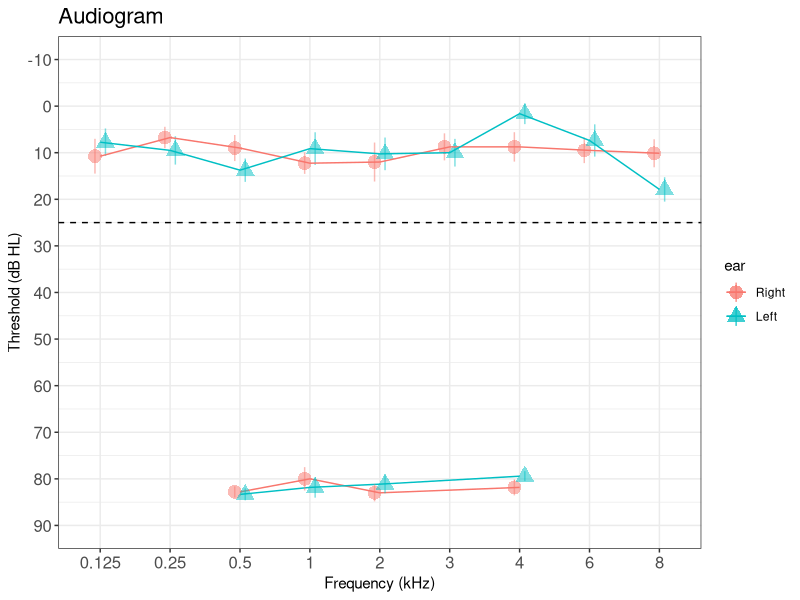

Source code (R): (Note: this script raises an error after producing the figure.)
# setup ====
library(readr)
library(tidyverse)
library(ggplot2)
library(ggpubr)

# Read data ====
aud.dat <- read.csv("aud_data_UCL.csv")

#separate UCL data
UCL.dat <- aud.dat[c("ID", "UCLL500", "UCLL1000", "UCLL2000", "UCLL4000", "UCLR500", "UCLR1000", "UCLR2000", "UCLR4000")]

#Remove variable "Group" and UCÖ-variables from aud dataframe
aud.dat <- within(aud.dat, rm(Group, UCLL500, UCLL1000, UCLL2000, UCLL4000, UCLR500, UCLR1000, UCLR2000, UCLR4000))   


# make long
aud.dat <- gather(aud.dat, key = "ear-freq", value = "dB", -ID)
UCL.dat <- gather(UCL.dat, key = "ear-freq", value = "dB", -ID)

# split and rename variables
aud.dat <- aud.dat %>% 
  separate(col = "ear-freq", into = c("ear","freq"), sep = (1)) %>%
  mutate(freq = (type.convert(freq))/1000) %>% 
  mutate(freqLabels = factor(freq)) %>% 
  mutate(ear = factor(ear, levels = c("R", "L"))) %>%
  mutate(ear = recode(ear, "R" = "Right", "L" = "Left"))

UCL.dat <- UCL.dat %>% 
  separate(col = "ear-freq", into = c("ear","freq"), sep = (4)) %>%
  mutate(freq = (type.convert(freq))/1000) %>% 
  mutate(freqLabels = factor(freq)) %>% 
  mutate(ear = factor(ear, levels = c("UCLR", "UCLL"))) %>%
  mutate(ear = recode(ear, "UCLR" = "Right", "UCLL" = "Left"))

# define function for SEM (standard error of mean)
std_error <- function(x) sd(x)/sqrt(length(x))

# Regular audiogram with SEM ====
ggplot(data = aud.dat, aes(y = dB, x = freqLabels, group = ear, color = ear, shape = ear))+

# Aud layers
stat_summary(fun = mean,
             fun.min = function(x) mean(x) - std_error(x), 
             fun.max = function(x) mean(x) + std_error(x), 
             geom = "pointrange", position=position_dodge(width=0.3), size = 1, alpha = 0.5) +
stat_summary(fun = mean, geom = "line") +
  
# UCL layers
stat_summary(data = UCL.dat, fun = mean, geom = "line") +
stat_summary(data = UCL.dat, fun = mean,
             fun.min = function(x) mean(x) - std_error(x),
             fun.max = function(x) mean(x) + std_error(x), 
             geom = "pointrange", size = 1, alpha = 0.5, position=position_dodge(width=0.3)) +


scale_y_reverse(limits = c(90,-10), breaks = seq(-10, 90, by=10))+

geom_hline(yintercept=25, linetype="dashed", color = "black", size=0.5)+
labs(x = "Frequency (kHz)", y = "Threshold (dB HL)")+
ggtitle("Audiogram") +
theme_bw()+
  theme(plot.title = element_text(size = 16), axis.text = element_text(size = 12))



######################
## Left and Right ear split with different groups
######################

# Read data ====
aud.dat <- read.csv("aud_data.csv")

#Specify group as factor
aud.dat$Group <- factor(aud.dat$Group, levels = c("1", "2"))

#Recode group
aud.dat$Group <- recode(aud.dat$Group, "1" = "M", "2" = "F")

# Do NOT remove variable "Group" (as for above non-grouped aud)
# aud.dat <- within(aud.dat, rm(Group))

# make long
aud.dat <- gather(aud.dat, key = "ear-freq", value = "dB", -ID, -Group)

# split and rename variables
aud.dat <- aud.dat %>% 
  separate(col = "ear-freq", into = c("ear","freq"), sep = (1)) %>%
  mutate(freq = (type.convert(freq))/1000) %>% 
  mutate(freqLabels = factor(freq)) %>% 
  mutate(ear = factor(ear, levels = c("R", "L"))) %>%
  mutate(ear = recode(ear, "R" = "Right", "L" = "Left"))

# define function for SEM (standard error of mean)
std_error <- function(x) sd(x)/sqrt(length(x))

##Create plot for LEFT EAR ====
aud_L <- ggplot(data = aud.dat[aud.dat$ear == "Left",], aes(y = dB, x = freqLabels, group = Group, color = Group, shape = Group))+

#Aud layers
stat_summary(fun = mean,
             fun.min = function(x) mean(x) - std_error(x), 
             fun.max = function(x) mean(x) + std_error(x), 
             geom = "pointrange", position=position_dodge(width=0.3), size = 1, alpha = 0.5) +
stat_summary(fun = mean, geom = "line") +

scale_y_reverse(limits = c(90,-10), breaks = seq(-10, 90, by=10))+

geom_hline(yintercept=25, linetype="dashed", color = "black", size=0.5)+
labs(x = "Frequency (kHz)", y = "Threshold (dB HL)")+
ggtitle("Audiogram L") +
theme_bw()+
theme(plot.title = element_text(size = 16), axis.text = element_text(size = 12))

#Create plot for RIGHT EAR
aud_R <- ggplot(data = aud.dat[aud.dat$ear == "Right",], aes(y = dB, x = freqLabels, group = Group, color = Group, shape = Group))+
  
#Aud layers
stat_summary(fun = mean,
             fun.min = function(x) mean(x) - std_error(x), 
             fun.max = function(x) mean(x) + std_error(x), 
             geom = "pointrange", position=position_dodge(width=0.3), size = 1, alpha = 0.5) +
stat_summary(fun = mean, geom = "line") +

scale_y_reverse(limits = c(90,-10), breaks = seq(-10, 90, by=10))+

geom_hline(yintercept=25, linetype="dashed", color = "black", size=0.5)+
labs(x = "Frequency (kHz)", y = "Threshold (dB HL)")+
ggtitle("Audiogram R") +
theme_bw()+
theme(plot.title = element_text(size = 16), axis.text = element_text(size = 12))

## Display Left and Right ears for groups ====

ggarrange(aud_L, aud_R, ncol = 2, nrow = 1)
